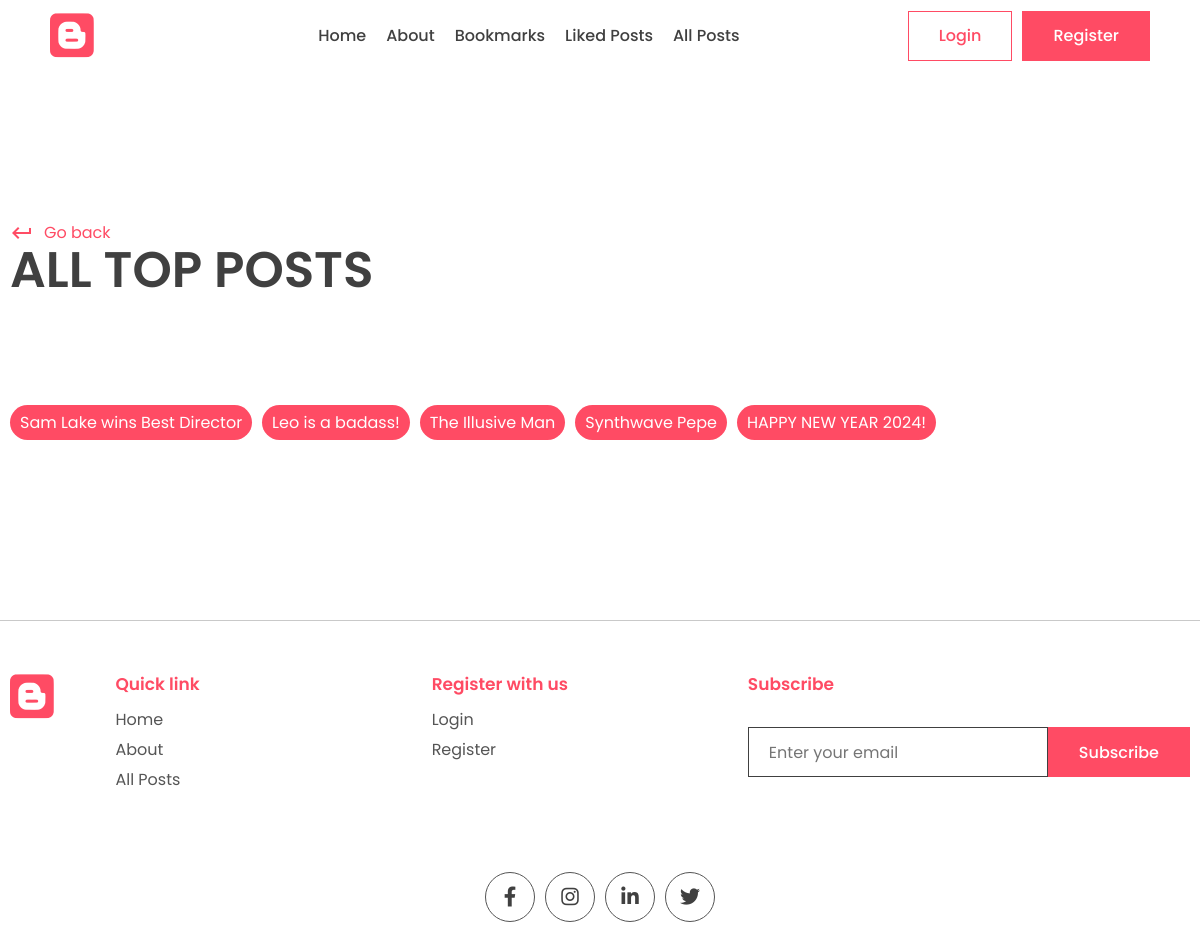
/all_top_posts/, run on an earlier commit of the app's database.
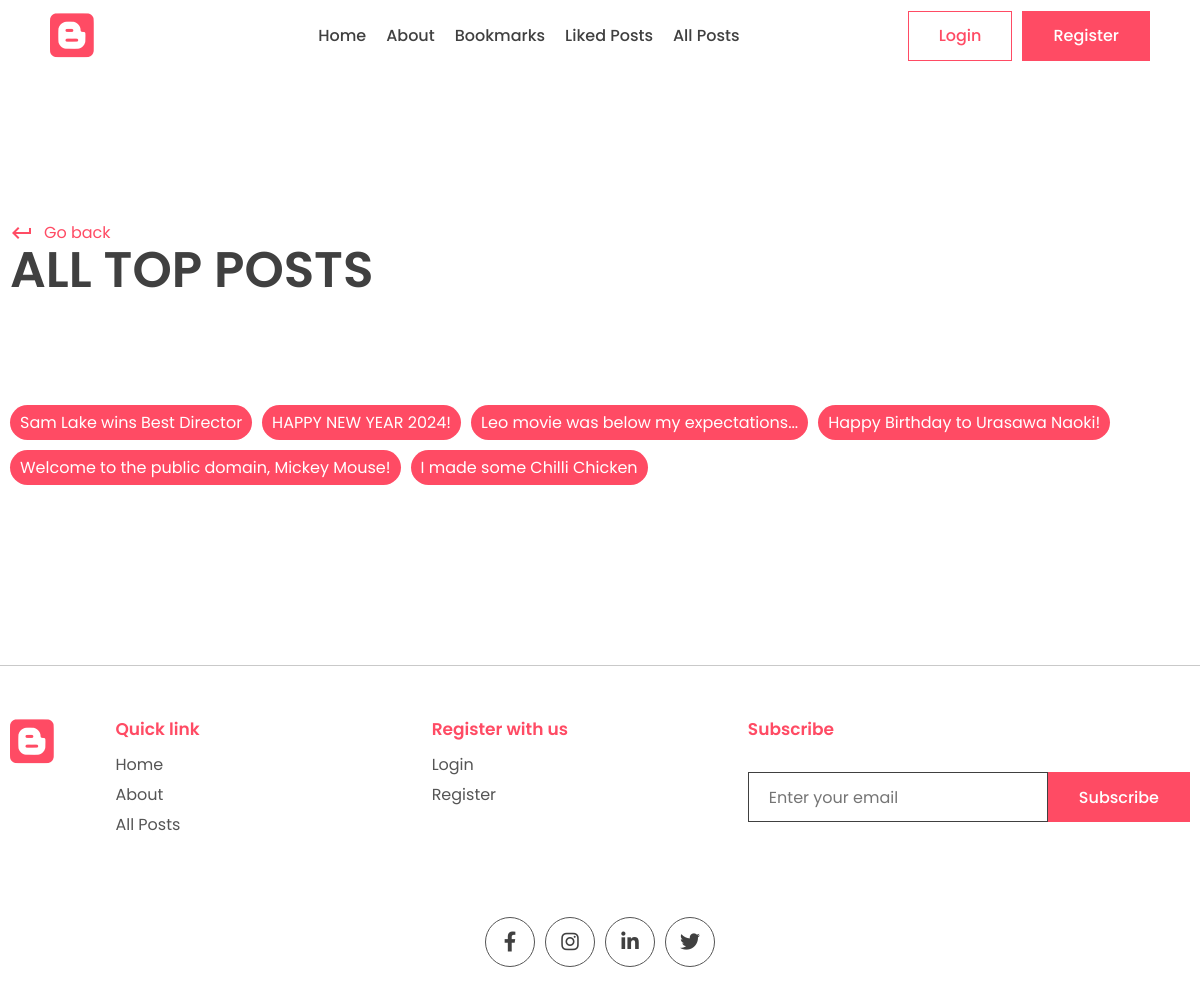
And on a later commit of the database.
### app/models.py (models this page shows, shortened)
class Post(models.Model):
    title = models.CharField(max_length=200)
    content = models.TextField()
    date_modified = models.DateTimeField(auto_now=True)
    date_created = models.DateTimeField(auto_now_add=True)
    slug = models.SlugField(max_length=200, unique=True)
    image = models.ImageField(null=True, blank=True, upload_to='images/')
    is_featured = models.BooleanField(default=False)
    tag = models.ManyToManyField(Tag, blank=True, related_name='post')
    view = models.IntegerField(null=True, blank=True)
    author = models.ForeignKey(
        User, on_delete=models.CASCADE, blank=True, null=True, related_name='posts'
    )
    bookmarks = models.ManyToManyField(
        User, blank=True, related_name='bookmarked_posts', default=None
    )
    likes = models.ManyToManyField(
        User, blank=True, related_name='liked_posts', default=None
    )

### app/views.py (the view)
# urls.py: path('all_top_posts/', views.all_top_posts, name='all_top_posts_page'),
def all_top_posts(request):
    all_top_posts = Post.objects.all().order_by('-view')
    context = {
        'all_top_posts': all_top_posts,
    }
    return render(request, 'app/all_top_posts.html', context)

### app/templates/app/all_top_posts.html (shortened to what this page needs)
{% extends "base.html" %}
{% block content %}
    <main style="padding-top: 70px;">
        <main>
            <div class="container">
                <div class="page-top">
                    <div class="top flex">
                        <div class="page-name">
                            <a href="{{request.META.HTTP_REFERER}}" class="learn">
                                <span class="material-icons"> keyboard_return </span> Go back
                            </a>
                            <h1>All Top Posts</h1>
                        </div>
                    </div>
                </div>
            </div>
        </main>
        <section class="sp">
            <div class="container">
                <div class="blog-tags">
                    {% for post in all_top_posts %}
                        <p class="tag">
                            <a style="color: white;" href="{% url 'post_page' post.slug %}">{{post.title}}</a>
                        </p>
                    {% endfor %}
                </div>
            </div>
        </section>
    </main>
{% endblock content %}

What changed in the data, as far as the page shows it:
removed Post: title "The Illusive Man"
removed Post: title "Synthwave Pepe"
changed Post "HAPPY NEW YEAR 2024!": moves up the list
changed Post: title "Leo is a badass!" → "Leo movie was below my expectations..."
added Post: title "Happy Birthday to Urasawa Naoki!"
added Post: title "Welcome to the public domain, Mickey Mouse!"
added Post: title "I made some Chilli Chicken"
